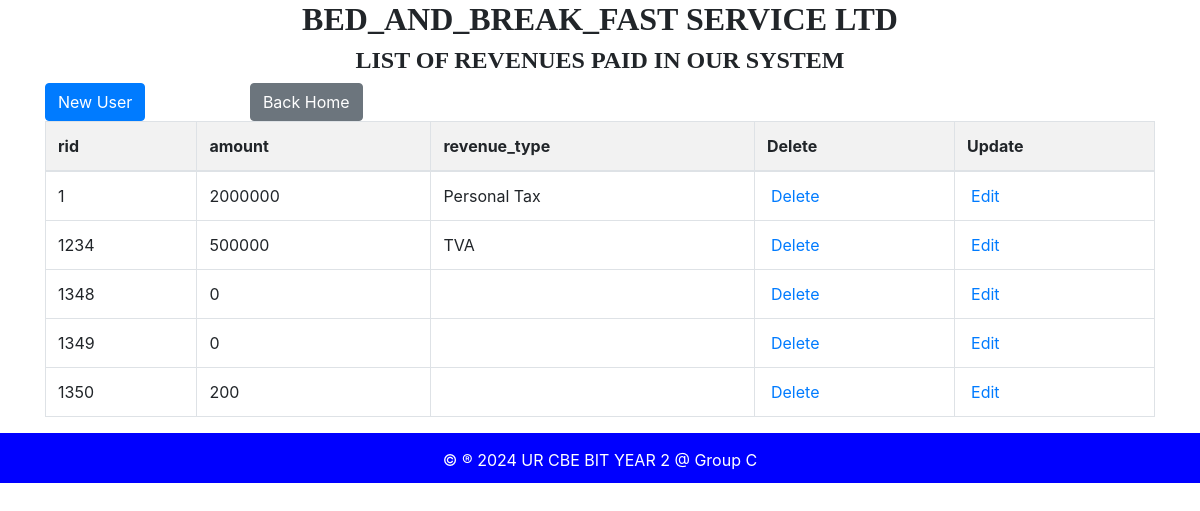
The app's page /revenue_table.php with its own data.
### tables this page shows
CREATE TABLE `revenue` (
  `rid` int(11) NOT NULL,
  `amount` int(100) NOT NULL,
  `revenue_type` varchar(150) NOT NULL
);

### revenue_table.php (the view, shortened to what this page needs)
<?php
include "dbconnection.php";
$sql = "SELECT * FROM revenue";
$result = $conn->query($sql);
?>
<!DOCTYPE html>
<html lang="en">
<head>
    <link rel="stylesheet" href="https://stackpath.bootstrapcdn.com/bootstrap/4.3.1/css/bootstrap.min.css">
</head>
<body>
    <div class="container">
        <h2 style="text-align: center; font-family: century; font-weight: bold;">BED_AND_BREAK_FAST SERVICE LTD</h2>
        <h4 style="text-align: center; font-family: century; font-weight: bold;">LIST OF REVENUES PAID IN OUR SYSTEM</h4>
        <a href="revenue_form.html" class="btn btn-primary" style="margin-top: 0px;">New User</a>
        <a href="home.html" class="btn btn-secondary" style="margin-left: 100px;">Back Home</a>
        <table class="table table-bordered">
            <thead class="bg-warning">
                <tr>
                    <th>rid</th>
                    <th>amount</th>
                    <th>revenue_type</th>
                    <th>Delete</th>
                    <th>Update</th>
                </tr>
            </thead>
            <tbody>
                <?php
                if ($result->num_rows > 0) {
                    while ($row = $result->fetch_assoc()) {
                        echo "<tr>
                            <td>" . $row['rid'] . "</td>
                            <td>" . $row['amount'] . "</td>
                            <td>" . $row['revenue_type'] . "</td>
                            <td><a style='padding: 4px;' href='revenue_delete.php?rid={$row['rid']}'>Delete</a></td>
                            <td><a style='padding: 4px;' href='revenue_edit.php?rid={$row['rid']}'>Edit</a></td>
                        </tr>";
                    }
                } else {
                    echo "<tr><td colspan='5'>No data found</td></tr>";
                }
                ?>
            </tbody>
        </table>
    </div>
    <footer>
        <p>&copy; &reg; 2024 UR CBE BIT YEAR 2 @ Group C</p>
    </footer>
</body>
</html>

### revenue_table.php (style rules this page uses)
table { width: 80%; border-collapse: collapse; }
th, td { border: 1px solid #ddd; padding: 8px; text-align: left; }
th { background-color: #f2f2f2; }
footer { height: 50px; text-align: center; padding: 15px; color: white; background-color: blue; }

### records on screen
revenue: rid "1", amount "2000000", revenue_type "Personal Tax"
revenue: rid "1234", amount "500000", revenue_type "TVA"
revenue: rid "1348", amount "0"
revenue: rid "1349", amount "0"
revenue: rid "1350", amount "200"
